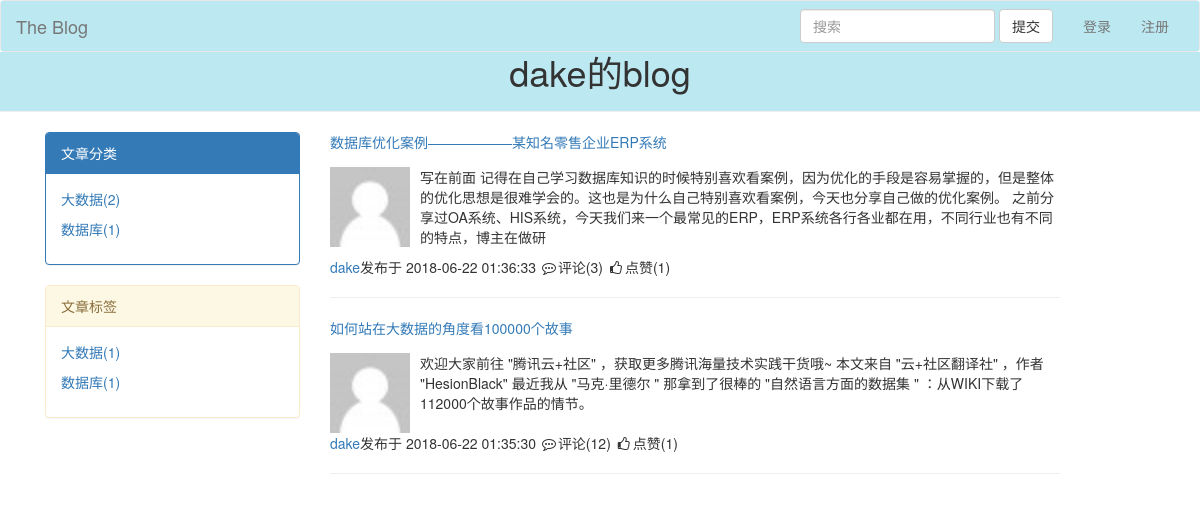
Before: /blog/dake/ with the older database file.
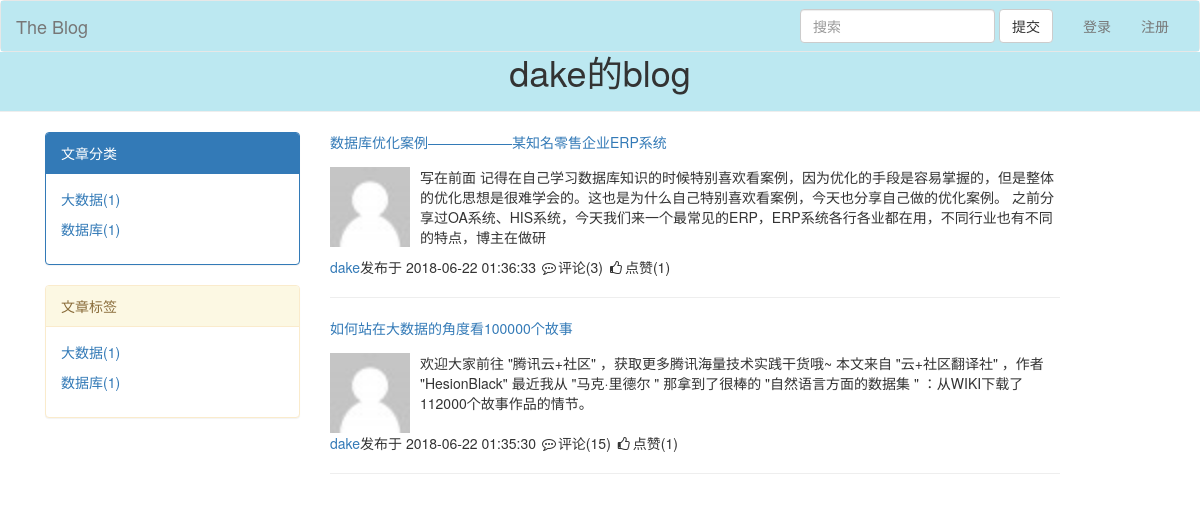
After: the same page with the newer database file.
### blog/models.py (models this page shows, shortened)
class Article(models.Model):
    nid = models.AutoField(primary_key=True)
    title = models.CharField(max_length=50,verbose_name="文章标题")
    user = models.ForeignKey(to='UserInfo',to_field='nid',verbose_name="作者",on_delete=models.CASCADE)
    desc = models.CharField(max_length=255,verbose_name="文章描述")
    create_time = models.DateTimeField(auto_now_add=True,verbose_name="创建时间")
    comment_count = models.IntegerField(default=0,verbose_name="评论数")
    up_count = models.IntegerField(default=0,verbose_name="点赞数")
    down_count = models.IntegerField(default=0,verbose_name="踩数")
    category = models.ForeignKey(to="Category", to_field="nid", null=True,on_delete=models.CASCADE)
    tag = models.ManyToManyField(
        to="Tag",
        through="Article2Tag",
        through_fields=("article", "tag"),
    )
    class Meta:
        verbose_name = "文章"
        verbose_name_plural = verbose_name

class UserInfo(AbstractUser):
    nid = models.AutoField(primary_key=True)
    phone = models.CharField(max_length=11,null=True,blank=True,unique=True)
    avatar = models.FileField(upload_to="media/avatars/",default="static/avatars/default.png", verbose_name="头像")
    create_time = models.DateTimeField(auto_now_add=True)
    blog = models.OneToOneField(to="Blog",to_field='nid',null=True,blank=True,on_delete=models.CASCADE)
    class Meta:
        verbose_name = "用户"
        verbose_name_plural = verbose_name

### blog/views.py (the view)
# urls.py: 2. Add a URL to urlpatterns:  path('', views.home, name='home')
def home(request,site,*args):
    blog = models.Blog.objects.filter(site=site).first()
    if not blog:
        return HttpResponse("404")
    else:
        username = blog.userinfo.username
        user = blog.userinfo
        article_list = models.Article.objects.filter(user=blog.userinfo).order_by("-nid")
        return render(request,'blog.html',locals())

### blog/models.py (called while the page is built)
    def __str__(self):
        return self.title

    def __str__(self):
        return "%s-%s"%(self.blog,self.title)

### blog/templatetags/my_tags.py (called while the page is built)
@register.inclusion_tag("left_menu.html")
def get_left_menu(username):
    user = models.UserInfo.objects.filter(username=username).first()
    blog = user.blog
    category_list = models.Category.objects.filter(blog=blog).annotate(c=Count("article")).values("title", "c")
    blog_list = models.Category.objects.filter(blog=blog)
    print(category_list,blog_list,blog)
    tag_list = models.Tag.objects.filter(blog=blog).annotate(c=Count("article")).values("title", "c")
    return {
        "site":blog.site,
        "username": username,
        "category_list" :category_list,
        "tag_list": tag_list,
    }

### templates/blog.html
{% extends 'base.html' %}
{% block page-main %}
        <div class="article-list">
            {% for article in article_list %}
                <div class="article">
                    <p class="article-title"><a href="/blog/{{ article.user.blog.site }}/articles/{{ article.nid }}/">{{ article.title }}</a></p>
                    <div class="media">
                        <div class="media-left">
                            <a href="/blog/{{ article.user.blog.site }}/">
                                <img style="width: 80px;height: 80px" class="media-object author-img" src="/{{ article.user.avatar }}" alt="...">
                            </a>
                        </div>
                        <div class="media-body">
                            <p>{{ article.desc }}</p>
                        </div>
                    </div>
                    <div class="article-footer">
                        <span><a href="/blog/{{ article.user.blog.site }}/">{{ article.user.username }}</a></span>发布于
                        <span>{{ article.create_time|date:'Y-m-d H:i:s' }}</span>
                        <span><i class="fa fa-commenting-o fa-fw" aria-hidden="true"></i>评论({{ article.comment_count }})</span>
                        <span><i class="fa fa-thumbs-o-up fa-fw"
                                 aria-hidden="true"></i>点赞({{ article.up_count }})</span>
                    </div>
                    <hr>
                </div>
            {% endfor %}
        </div>
{% endblock %}

Changed rows visible on the page:
changed Article "如何站在大数据的角度看100000个故事": comment_count "12" → "15"
Other visible differences:
new list line: "大数据 ( 1 )"
list line gone: "大数据 ( 2 )"
